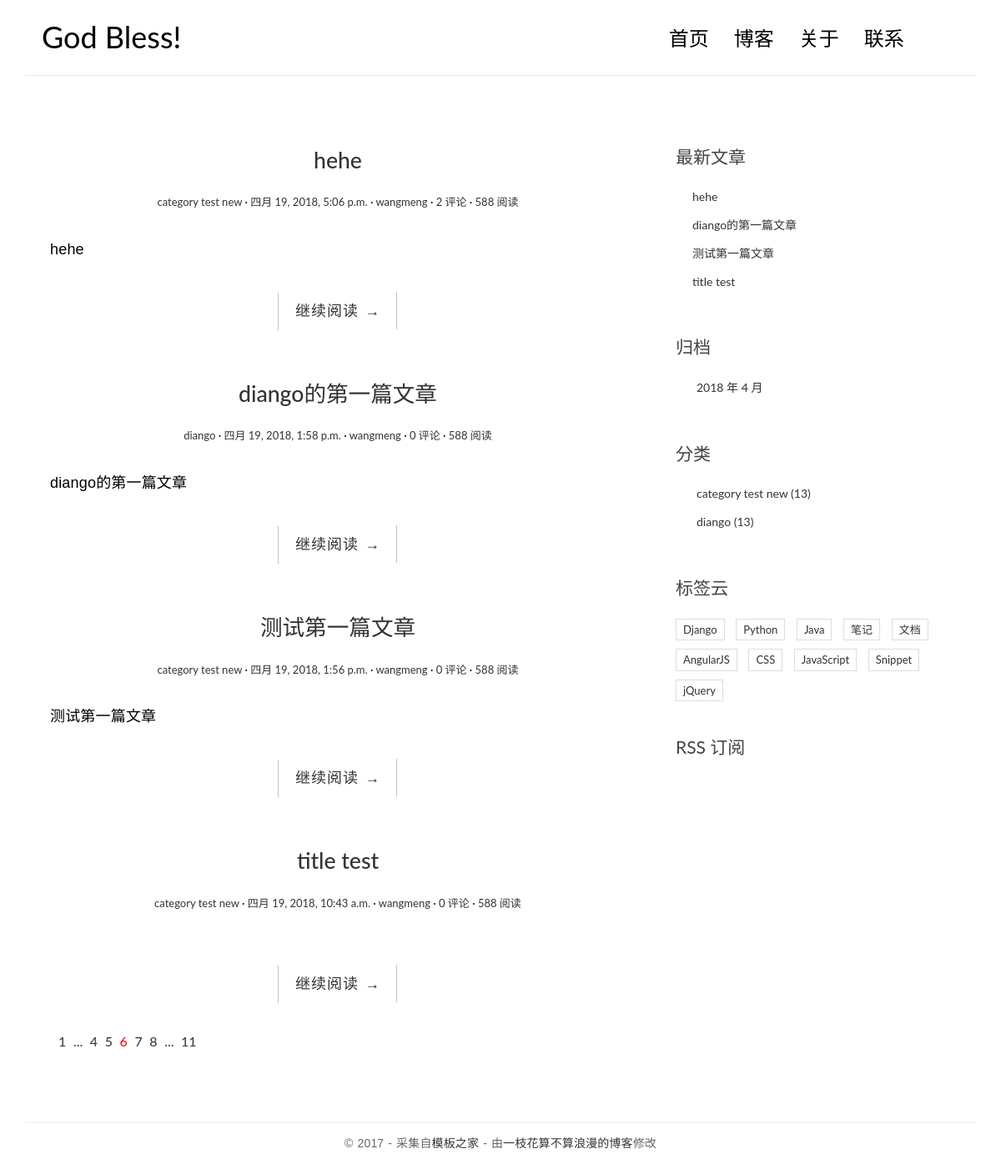
The page / on the database its author committed.
### blog/models.py (models this page shows, shortened)
@python_2_unicode_compatible
class Post(models.Model):
    title = models.CharField(max_length=70)
    body = models.TextField()
    create_time = models.DateTimeField()
    modified_time = models.DateTimeField()
    excerpt = models.CharField(max_length=200, blank=True)
    category = models.ForeignKey(Category)
    tags = models.ManyToManyField(Tag, blank=True)
    author = models.ForeignKey(User)
    def get_absolute_url(self):
        return reverse('blog:detail', kwargs={'pk': self.pk})
    class Meta:
        ordering = ['-create_time']

@python_2_unicode_compatible
class Category(models.Model):
    name = models.CharField(max_length=100)
    def __str__(self):
        return self.name

### blog/views.py (the view)
# urls.py: url(r'^$', views.index, name='index'),
def index(request):
    post_list = Post.objects.all().order_by('-create_time')
    return render(request, 'blog/index.html', context={'post_list':post_list})

### blog/templatetags/blog_tags.py (called while the page is built)
@register.simple_tag
def get_recent_posts(num=5):
    return Post.objects.all().order_by('-create_time')[:num]

@register.simple_tag
def archives():
    return Post.objects.dates('create_time', 'month', order='DESC')

@register.simple_tag
def get_categories():
    return Category.objects.all()

### templates/blog/index.html
{% extends 'base.html' %}
{% load staticfiles %}
{% block main %}
    {% for post in post_list %}
        <article class="post post-{{ post.pk}}">
            <header class="entry-header">
                <h1 class="entry-title">
                    <a href="{{ post.get_absolute_url }}">{{ post.title }}</a>
                </h1>
                <div class="entry-meta">
                    <span class="post-category"><a href="#">{{ post.category }}</a></span>
                    <span class="post-date"><a href="#"><time class="entry-date"
                                                              datetime="{{ post.create_time }}">{{ post.create_time }}</time></a></span>
                    <span class="post-author"><a href="#">{{ post.author }}</a></span>
                    <span class="comments-link"><a href="#">{{ post.comment_set.count }} 评论</a></span>
                    <span class="views-count"><a href="#">588 阅读</a></span>
                </div>
            </header>
            <div class="entry-content clearfix">
                <p>{{ post.excerpt }}</p>
                <div class="read-more cl-effect-14">
                    <a href="{{ post.get_absolute_url }}" class="more-link">继续阅读 <span class="meta-nav">→</span></a>
                </div>
            </div>
        </article>
    {% empty %}
        <div class="no-post">暂时还没有发布的文章！</div>
    {% endfor %}
    <div class="pagination">
        <ul>
            <li><a href="">1</a></li>
            <li><a href="">...</a></li>
            <li><a href="">4</a></li>
            <li><a href="">5</a></li>
            <li class="current"><a href="">6</a></li>
            <li><a href="">7</a></li>
            <li><a href="">8</a></li>
            <li><a href="">...</a></li>
            <li><a href="">11</a></li>
        </ul>
    </div>
{% endblock main %}

### templates/base.html (shortened to what this page needs)
{% load staticfiles %}
{% load blog_tags %}
<!DOCTYPE html>
<html lang="en">
<head>
</head>
<body>
</body>
</html> {% load staticfiles %}
<!DOCTYPE html>
<html>
<head>
    <link rel="stylesheet" href="http://code.ionicframework.com/ionicons/2.0.1/css/ionicons.min.css">
    <link rel="stylesheet" href="{% static 'css/bootstrap.min.css' %}">
    <link rel="stylesheet" href="{% static 'css/pace.css' %}">
    <link rel="stylesheet" href="{% static 'css/custom.css' %}">
    <link rel="stylesheet" href="{% static 'css/highlights/github.css' %}">
</head>
<body>
<div class="container">
    <header id="site-header">
        <div class="row">
            <div class="col-md-4 col-sm-5 col-xs-8">
                <div class="logo">
                    <h1><a href="{% url 'blog:index' %}"><b>God Bless!</b></a></h1>
                </div>
            </div>
            <div class="col-md-8 col-sm-7 col-xs-4">
                <nav class="main-nav" role="navigation">
                    <div class="collapse navbar-collapse" id="bs-example-navbar-collapse-1">
                        <ul class="nav navbar-nav navbar-right">
                            <li class="cl-effect-11"><a href="{% url 'blog:index' %}" data-hover="首页">首页</a></li>
                            <li class="cl-effect-11"><a href="blog/full-width.html" data-hover="博客">博客</a></li>
                            <li class="cl-effect-11"><a href="blog/about.html" data-hover="关于">关于</a></li>
                            <li class="cl-effect-11"><a href="blog/contact.html" data-hover="联系">联系</a></li>
                        </ul>
                    </div>
                </nav>
            </div>
        </div>
    </header>
</div>
<div class="content-body">
    <div class="container">
        <div class="row">
            <main class="col-md-8">
                {% block main %}
                {% endblock main %}
            </main>
            <aside class="col-md-4">
                <div class="widget widget-recent-posts">
                    <h3 class="widget-title">最新文章</h3>
                    {% get_recent_posts as recent_post_list %}
                    <ul>
                        {% for post in recent_post_list %}
                            <li>
                                <a href="{{ post.get_absolute_url }}">{{ post.title }}</a>
                            </li>
                        {% empty %}
                            暂无文章！
                        {% endfor %}
                    </ul>
                </div>
                <div class="widget widget-archives">
                    <h3 class="widget-title">归档</h3>
                    {% archives as date_list %}
                    <ul>
                        {% for date in date_list %}
                            <li>
                                <a href="{% url 'blog:archives' date.year date.month %}">{{ date.year }} 年 {{ date.month }} 月</a>
                            </li>
                        {% empty %}
                            暂无归档！
                        {% endfor %}
                    </ul>
                </div>
                <div class="widget widget-category">
                    <h3 class="widget-title">分类</h3>
                    {% get_categories as category_list %}
                    <ul>
                        {% for category in category_list %}
                            <li>
                                <a href="{% url 'blog:category' category.pk %}">{{ category.name }} <span class="post-count">(13)</span></a>
                            </li>
                        {% empty %}
                            暂无分类！
                        {% endfor %}
                    </ul>
                </div>
                <div class="widget widget-tag-cloud">
                    <h3 class="widget-title">标签云</h3>
                    <ul>
                        <li>
                            <a href="#">Django</a>
                        </li>
                        <li>
                            <a href="#">Python</a>
                        </li>
                        <li>
                            <a href="#">Java</a>
                        </li>
                        <li>
                            <a href="#">笔记</a>
                        </li>
                        <li>
                            <a href="#">文档</a>
                        </li>
                        <li>
                            <a href="#">AngularJS</a>
                        </li>
                        <li>
                            <a href="#">CSS</a>
                        </li>
                        <li>
                            <a href="#">JavaScript</a>
                        </li>
                        <li>
                            <a href="#">Snippet</a>
                        </li>
                        <li>
                            <a href="#">jQuery</a>
                        </li>
                    </ul>
                </div>
                <div class="rss">
                    <a href=""> RSS 订阅</a>
                </div>
            </aside>
        </div>
    </div>
</div>
<footer id="site-footer">
    <div class="container">
        <div class="row">
            <div class="col-md-12">
                <p class="copyright">&copy 2017 - 采集自<a href="http://www.cssmoban.com/"
                                                        target="_blank" title="模板之家">模板之家</a>
                    - 由<a href="http://zmrenwu.com/" title="网页模板" target="_blank">一枝花算不算浪漫的博客</a>修改
                </p>
            </div>
        </div>
    </div>
</footer>
</body>
</html>

### static/css/custom.css (style rules this page uses)
* { outline: none; }
h1, h2, h3, h4, h5, h6 { margin-top: 0; }
b { font-weight: 400; }
a { color: #333; }
body { color: #444; font-family: 'Lato', sans-serif; }
p { font-family: 'Ubuntu', sans-serif; font-weight: 400; word-spacing: 1px; letter-spacing: 0.01em; }
#site-header { background-color: #FFF; padding: 25px 20px; margin-bottom: 40px; border-bottom: 1px solid #e7e7e7; }
.logo h1 a { color: #000; }
.logo h1 { margin: 0; font-family: 'Lato', sans-serif; font-weight: 300; }
.main-nav { margin-top: 11px; max-width: 95%; }
.main-nav a { color: #000000 !important; padding: 0 0 5px 0 !important; margin-right: 30px; font-family: 'Lato', sans-serif; font-weight: 300; font-size: 24px; }
.cl-effect-11 a { padding: 10px 0; color: #0972b4; text-shadow: none; }
.cl-effect-11 a::before { position: absolute; top: 0; left: 0; overflow: hidden; padding: 0 0 5px 0 !important; max-width: 0; border-bottom: 1px solid #000; color: #000; content: attr(data-hover); white-space: nowrap; -webkit-transition: max-width 0.5s; -moz-transition: max-width 0.5s; transition: max-width 0.5s; }
.content-body { padding-bottom: 4em; }
.post { background: #fff; padding: 30px 30px 0; }
.entry-title { text-align: center; font-size: 1.9em; margin-bottom: 20px; line-height: 1.6; padding: 10px 20px 0; }
.entry-meta { text-align: center; color: #DDDDDD; font-size: 13px; margin-bottom: 30px; }
.entry-content { font-size: 18px; line-height: 1.9; font-weight: 300; color: #000; }
.post-category::after, .post-date::after, .post-author::after, .comments-link::after { content: ' ·'; color: #000; }
.read-more { font-family: 'Ubuntu', sans-serif; font-weight: 400; word-spacing: 1px; letter-spacing: 0.01em; text-align: center; margin-top: 20px; }
.cl-effect-14 a { padding: 0 20px; height: 45px; line-height: 45px; position: relative; display: inline-block; margin: 15px 25px; letter-spacing: 1px; font-weight: 400; text-shadow: 0 0 1px rgba(255, 255, 255, 0.3); }
.cl-effect-14 a::before, .cl-effect-14 a::after { position: absolute; width: 45px; height: 1px; background: #C3C3C3; content: ''; -webkit-transition: all 0.3s; -moz-transition: all 0.3s; transition: all 0.3s; pointer-events: none; }
.cl-effect-14 a::before { top: 0; left: 0; -webkit-transform: rotate(90deg); -moz-transform: rotate(90deg); transform: rotate(90deg); -webkit-transform-origin: 0 0; -moz-transform-origin: 0 0; transform-origin: 0 0; }
.cl-effect-14 a::after { right: 0; bottom: 0; -webkit-transform: rotate(90deg); -moz-transform: rotate(90deg); transform: rotate(90deg); -webkit-transform-origin: 100% 0; -moz-transform-origin: 100% 0; transform-origin: 100% 0; }
.widget { background: #fff; padding: 30px 0 0; }
.widget-title { font-size: 1.5em; margin-bottom: 20px; line-height: 1.6; padding: 10px 0 0; font-weight: 400; }
.widget-recent-posts ul { padding: 0; margin: 0; padding-left: 20px; }
.widget-recent-posts ul li { list-style-type: none; position: relative; line-height: 170%; margin-bottom: 10px; }
.widget-recent-posts ul li::before { content: '\f3d3'; font-family: "Ionicons"; position: absolute; left: -17px; top: 3px; font-size: 16px; color: #000; }
.widget-archives ul { padding: 0; margin: 0; padding-left: 25px; }
.widget-archives ul li { list-style-type: none; position: relative; line-height: 170%; margin-bottom: 10px; }
.widget-archives ul li::before { content: '\f3f3'; font-family: "Ionicons"; position: absolute; left: -25px; top: 1px; font-size: 16px; color: #000; }
.widget-category ul { padding: 0; margin: 0; padding-left: 25px; }
.widget-category ul li { list-style-type: none; position: relative; line-height: 170%; margin-bottom: 10px; }
.widget-category ul li::before { content: '\f3fe'; font-family: "Ionicons"; position: absolute; left: -25px; top: 1px; font-size: 18px; color: #000; }
.widget-tag-cloud ul { padding: 0; margin: 0; margin-right: -10px; }
.widget-tag-cloud ul li { list-style-type: none; font-size: 13px; display: inline-block; margin-right: 10px; margin-bottom: 10px; padding: 3px 8px; border: 1px solid #ddd; }
.rss { font-size: 21px; margin-top: 30px; }
.rss a { color: #444; }
#site-footer { padding-top: 10px; padding: 0 0 1.5em 0; }
.copyright { text-align: center; padding-top: 1em; margin: 0; border-top: 1px solid #eee; color: #666; }
.pagination ul { list-style: none; }
.pagination ul li { display: inline-block; font-size: 16px; margin-right: 5px; }
.current a { color: red; }

### rows shown on the page
Post: title "hehe", category "category test new", create_time "四月 19, 2018, 5:06 p.m.", author "wangmeng", comment_set.count "2", excerpt "hehe"
Post: title "diango的第一篇文章", category "diango", create_time "四月 19, 2018, 1:58 p.m.", author "wangmeng", comment_set.count "0", excerpt "diango的第一篇文章"
Post: title "测试第一篇文章", category "category test new", create_time "四月 19, 2018, 1:56 p.m.", author "wangmeng", comment_set.count "0", excerpt "测试第一篇文章"
Post: title "title test", category "category test new", create_time "四月 19, 2018, 10:43 a.m.", author "wangmeng", comment_set.count "0"
Category: name "category test new"
Category: name "diango"

### other values the page prints
{{ date.year }} "2018"
{{ date.month }} "4"
